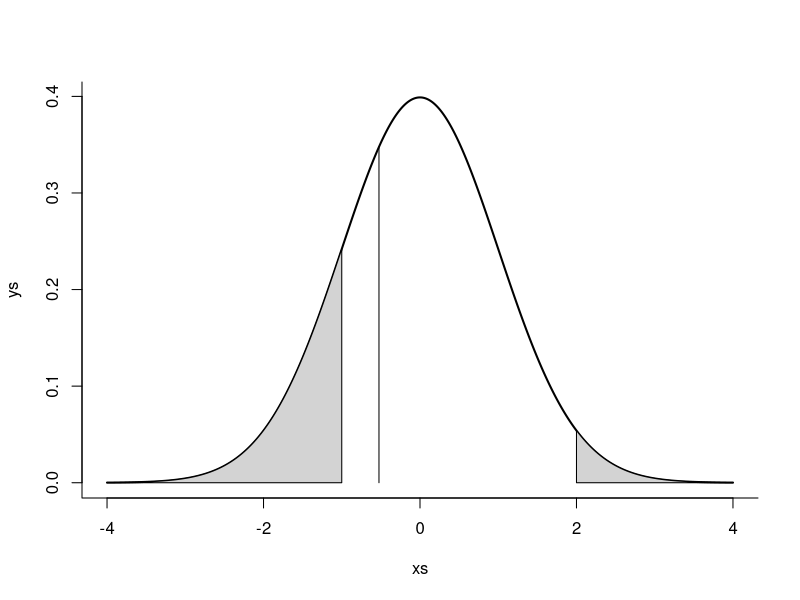
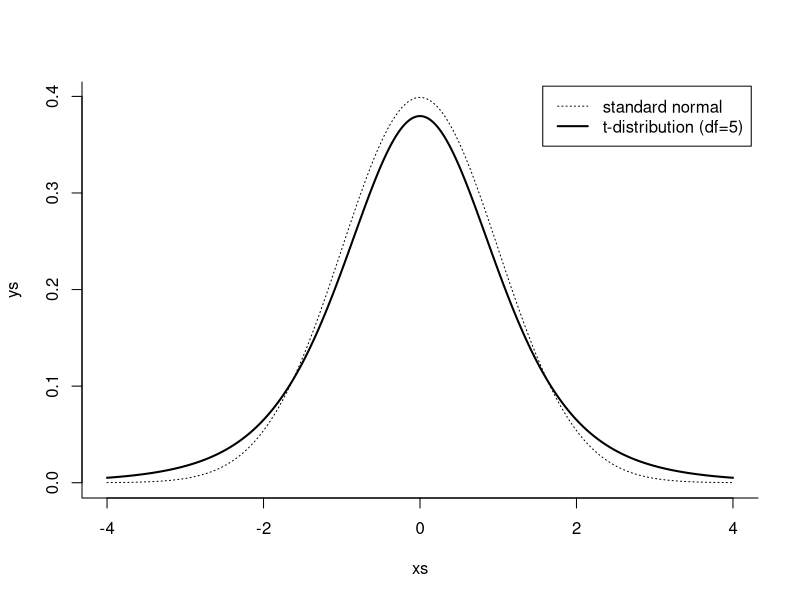
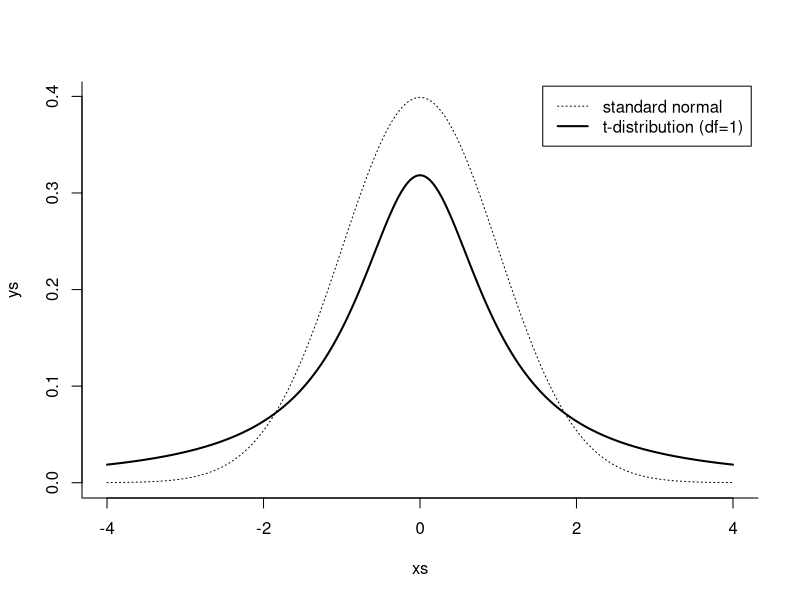
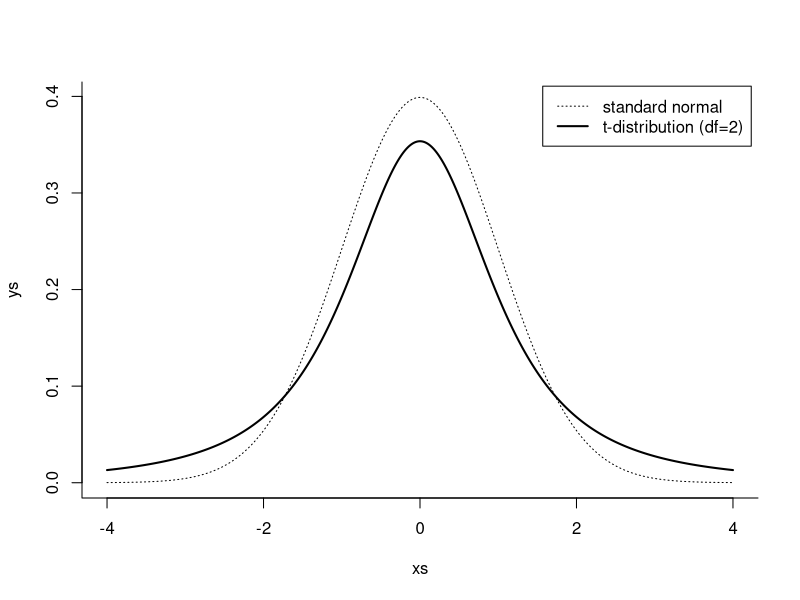
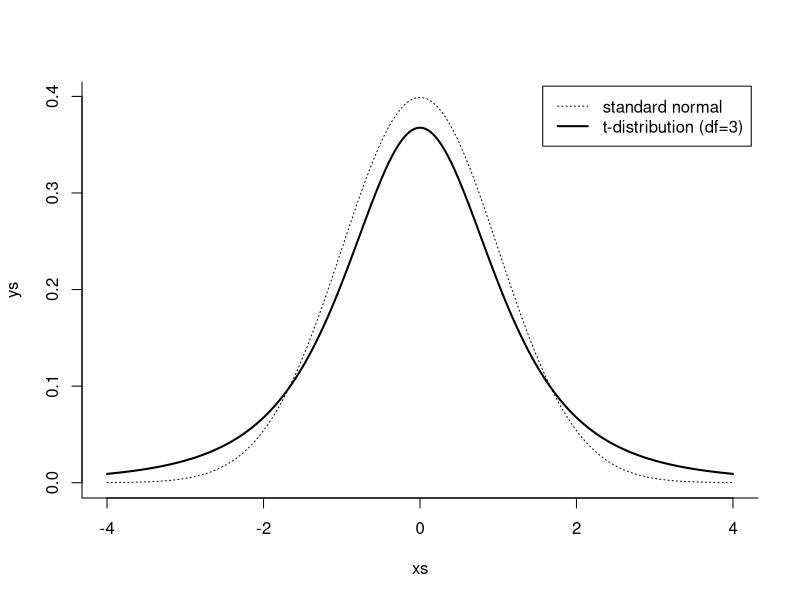
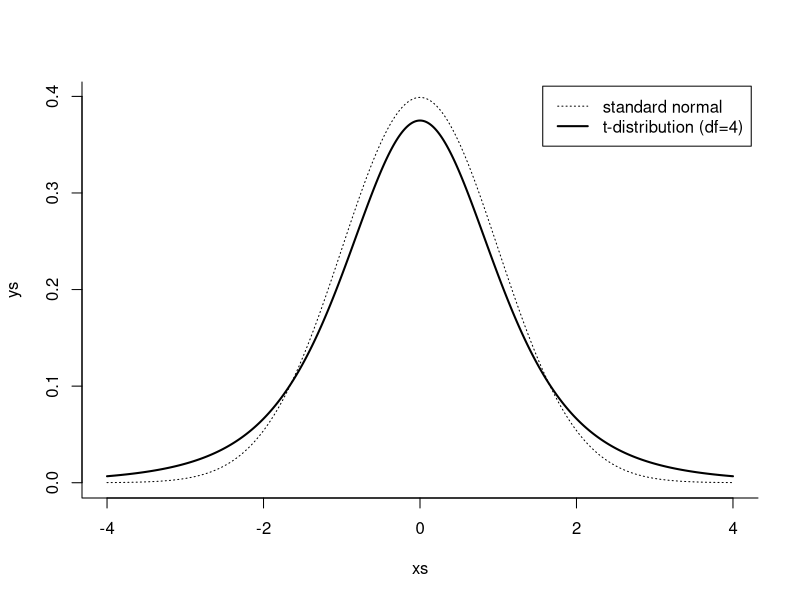
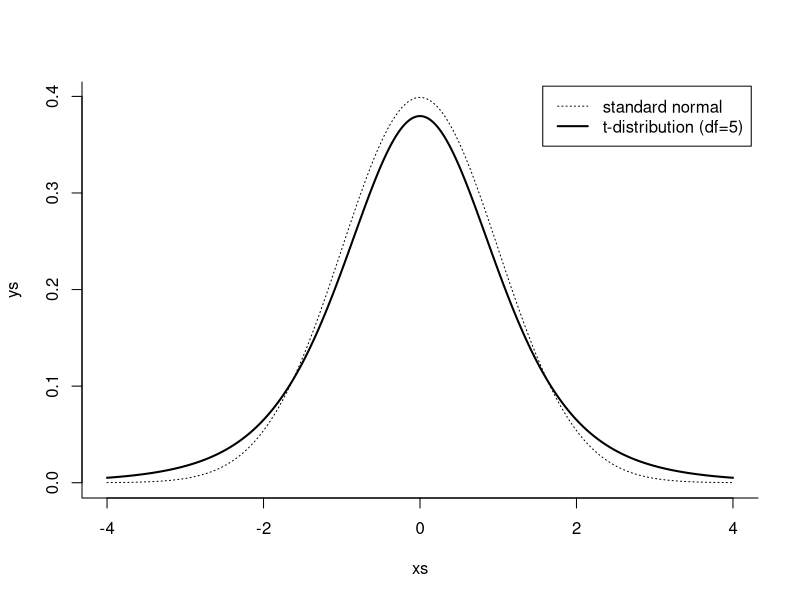
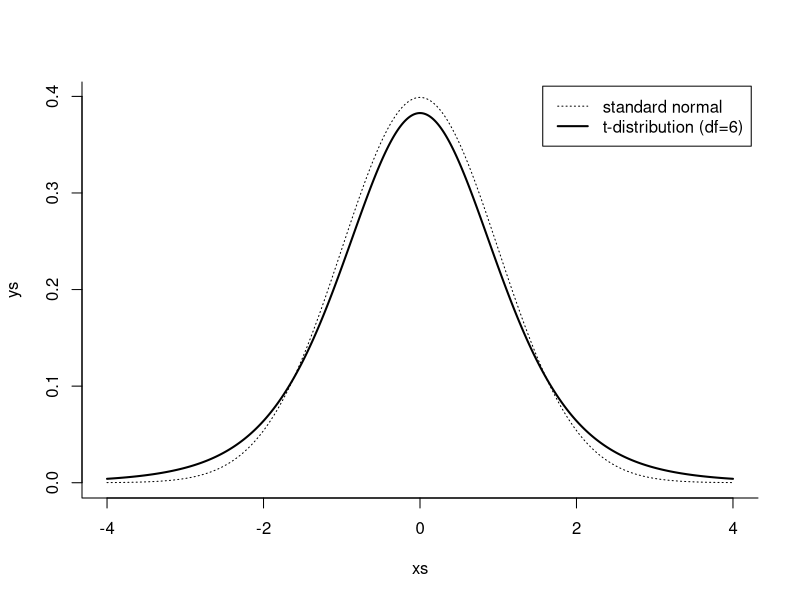

These figures' R source, in order:
############################################################################

# Open Online R Stream (https://www.wvbauer.com/doku.php/live_streams)
#
# By:   Wolfgang Viechtbauer (https://www.wvbauer.com)
# Date: 2023-08-31
#
# Topic(s):
# - An Introduction to R
#   https://cran.r-project.org/doc/manuals/r-release/R-intro.html
# - Section(s): 8.1 - 8.2
#
# last updated: 2023-09-07

############################################################################

### 8.1: R as a set of statistical tables

## normal distribution

# calculate the density of the standard normal distribution for a sequence of
# values between -4 and 4 and then plot the distribution (note: mean=0 and
# sd=1 are the defaults, so we could leave those out)
xs <- seq(-4, 4, length=10000)
ys <- dnorm(xs, mean=0, sd=1)
plot(xs, ys, type="l", lwd=2, bty="l")

# proportion of the distribution that falls below -1
pnorm(-1)

# so there is a roughly 16% probability of seeing a value between -infinity
# and -1 when drawing a random value from a standard normal distribution

# shade in the corresponding area in the plot
xs <- seq(-4, -1, length=10000)
ys <- dnorm(xs, mean=0, sd=1)
polygon(c(xs,rev(xs)), c(ys,rep(0,10000)), col="lightgray")

# proportion of the distribution that falls above 2
pnorm(2, lower.tail=FALSE)

# shade in the corresponding area in the plot
xs <- seq(2, 4, length=10000)
ys <- dnorm(xs, mean=0, sd=1)
polygon(c(xs,rev(xs)), c(ys,rep(0,10000)), col="lightgray")

# the value below which 30% of the distribution falls
qnorm(.30)

# draw in the line that corresponds to this value
segments(qnorm(.30), 0, qnorm(.30), dnorm(qnorm(.30)))

# simulate 10 values from a standard normal distribution
rnorm(10)

## t-distribution

# first draw a standard normal distribution again
xs <- seq(-4, 4, length=10000)
ys <- dnorm(xs, mean=0, sd=1)
plot(xs, ys, type="l", bty="l", lty="dotted")

# calculate the density of a t-distribution with df=5 and add this to the plot
xs <- seq(-4, 4, length=10000)
ys <- dt(xs, df=5)
lines(xs, ys, type="l", lwd=2)

# add a legend
legend("topright", inset=.01, lty=c("dotted","solid"), lwd=c(1,2),
       legend=c("standard normal", "t-distribution (df=5)"))

# a simple animation showing how a t-distributions looks more and more like a
# standard normal when the degrees of freedom get large
for (i in 1:50) {
   xs <- seq(-4, 4, length=10000)
   ys <- dnorm(xs, mean=0, sd=1)
   plot(xs, ys, type="l", bty="l", lty="dotted")
   xs <- seq(-4, 4, length=10000)
   ys <- dt(xs, df=i)
   lines(xs, ys, type="l", lwd=2)
   legend("topright", inset=.01, lty=c("dotted","solid"), lwd=c(1,2),
          legend=c("standard normal", paste0("t-distribution (df=",i,")")))
   Sys.sleep(0.2)
}

# say you do an independent samples t-test (with df=20) and obtain a
# t-statistic of 2.23, then we can use pt() to compute the two-sided p-value
# as follows (the abs() isn't needed here since the value is already positive,
# but this works in general, also when the t-statistic is negative)
2 * pt(abs(2.23), df=20, lower.tail=FALSE)

# draw the corresponding t-distribution and shade in the tail areas
xs <- seq(-4, 4, length=10000)
ys <- dt(xs, df=20)
plot(xs, ys, type="l", lwd=2, bty="l")
xs <- seq(2.23, 4, length=10000)
ys <- dt(xs, df=20)
polygon(c(xs,rev(xs)), c(ys,rep(0,10000)), col="lightgray")
xs <- seq(-4, -2.23, length=10000)
ys <- dt(xs, df=20)
polygon(c(xs,rev(xs)), c(ys,rep(0,10000)), col="lightgray")

## chi-squared distribution

# calculate and draw the density of a chi-squared distribution with df=2
xs <- seq(0, 10, length=10000)
ys <- dchisq(xs, df=2)
plot(xs, ys, type="l", lwd=2, bty="l")

# add lines for df=4 and df=6
ys <- dchisq(xs, df=4)
lines(xs, ys, type="l", lwd=2, lty="dashed")
ys <- dchisq(xs, df=6)
lines(xs, ys, type="l", lwd=2, lty="dotted")

# add legend
legend("topright", inset=.01, lty=c("solid","dashed","dotted"), lwd=2,
       legend=c("chi-squared (df=2)", "chi-squared (df=4)", "chi-squared (df=6)"))

# what area of a chi-square distribution with df=1 falls above 3.84
pchisq(3.84, df=1, lower.tail=FALSE)

## binomial distribution

# compute the probability of seeing 0, 1, ..., 10 tails when flipping a coin
# 10 times where the probability of a tail is 0.6 (the coin is NOT fair)
xs <- 0:10
ys <- dbinom(xs, size=10, prob=0.6)
ys

# for example, there is a ~25% chance that you will see 6 tails (and 4 heads)

# plot the distribution
plot(xs, ys, type="h", lwd=3)

# the probability of seeing 6 or fewer tails
pbinom(6, size=10, prob=0.6)

############################################################################

## 8.2: Examining the distribution of a set of data

# note: we are not using attach() for reasons discussed in the session on
# 2023-06-15 (briefly: using attach() can at times be confusing)

# copy the faithful dataset to dat
dat <- faithful

# read the help file for the dataset
help(faithful)

# examine the first 6 rows of the dataset
head(dat)

# compute some summary statistics for the eruptions variable
summary(dat$eruptions)
fivenum(dat$eruptions)

# look at the raw data for the eruptions variable rounded to two decimal places
round(dat$eruptions, digits=2)

# create a stem-and-leaf plot for the eruptions variable
stem(dat$eruptions, scale=2)

# how to read the output: there is one 1.60 in the dataset, one 1.67, one
# 1.70, one 1.73, six 1.75s, two 1.78s, and so on; so the step-and-leaf plot
# gives us the entire dataset (rounded to two decimal places) and it also
# shows us something about the distribution of the variable (i.e., there are
# actually two peaks, one where the eruption length is around 1.8 minutes, and
# another peak where the eruption time is around 4.5 minutes)

# if we don't adjust the scale argument and leave it at the default, then for
# this dataset, stem() groups the 1.6s and 1.7s together, the 1.8s and 1.9s,
# and so on
stem(dat$eruptions)

# draw a histogram for this variable
hist(dat$eruptions)

# increase the number of bins
hist(dat$eruptions, breaks=30)

# we can also specify the exact position of the break points
hist(dat$eruptions, breaks=seq(1,6,by=0.125))

# adjust the x-axis label and remove the (superfluous) title
hist(dat$eruptions, breaks=seq(1,6,by=0.125),
     xlab="Eruption Time (in minutes)", main="")

# change the y-axis from frequencies to densities
hist(dat$eruptions, breaks=seq(1,6,by=0.125), freq=FALSE,
     xlab="Eruption Time (in minutes)", main="")

# use density() to obtain a 'kernel density estimate' of the distribution of
# the eruptions variable (using the SJ rule for selecting the bandwidth)
lines(density(dat$eruptions, bw="SJ"), lwd=2)

# put tick marks below the histogram at the location of the eruption times
rug(dat$eruptions)

# keep only those rows of the dataset where eruptions > 3
dat <- dat[dat$eruptions > 3,]

# create a histogram of these data and superimpose a kernel density estimate
hist(dat$eruptions, breaks=seq(3,5.5,by=0.1), freq=FALSE,
     xlab="Eruption Time (in minutes)", main="")
lines(density(dat$eruptions, bw="SJ"), lwd=2)

# superimpose the density of a normal distribution (with the mean and standard
# deviation of the actual data)
xs <- seq(3.0, 5.5, by=0.01)
ys <- dnorm(xs, mean=mean(dat$eruptions), sd=sd(dat$eruptions))
lines(xs, ys, lty="dotted", lwd=2)

# plot the empirical cumulative distribution function (ecdf)
plot(ecdf(dat$eruptions), do.points=TRUE, verticals=TRUE, lwd=2,
     xlab="Eruption Time (in minutes)", main="", col.01line=NA, bty="l")

# superimpose the cumulative distribution function from a normal distribution
# (with the mean and standard deviation of the actual data) on top of the ecdf
xs <- seq(3.0, 5.5, by=0.01)
lines(xs, pnorm(xs, mean=mean(dat$eruptions), sd=sd(dat$eruptions)), lty="dotted", lwd=2)

# draw a Q-Q normal plot for the eruptions variable
qqnorm(dat$eruptions, pch=21, bg="lightgray")
qqline(dat$eruptions, lwd=3)

# to read more about Q-Q plots
# https://en.wikipedia.org/wiki/Q%E2%80%93Q_plot

# show some Q-Q normal plots for various types of distributions
par(mfrow=c(2,2))

# normal distribution
x <- rnorm(1000, mean=100, sd=15)
qqnorm(x, pch=21, bg="lightgray")
qqline(x, lwd=3)

# t-distribution (with df=5)
x <- rt(1000, df=5)
qqnorm(x, pch=21, bg="lightgray")
qqline(x, lwd=3)

# chi-squared distribution (with df=10)
x <- rchisq(1000, df=10)
qqnorm(x, pch=21, bg="lightgray")
qqline(x, lwd=3)

# uniform distribution
x <- runif(1000)
qqnorm(x, pch=21, bg="lightgray")
qqline(x, lwd=3)

# carry out a Shapiro-Wilk test for the eruptions variable
# https://en.wikipedia.org/wiki/Shapiro%E2%80%93Wilk_test
shapiro.test(dat$eruptions)

# carry out a Kolmogorov-Smirnov test for the eruptions variable
# https://en.wikipedia.org/wiki/Kolmogorov%E2%80%93Smirnov_test
ks.test(dat$eruptions, pnorm, mean=mean(dat$eruptions), sd=sd(dat$eruptions))

# to read more about normality tests in general
# https://en.wikipedia.org/wiki/Normality_test

############################################################################
